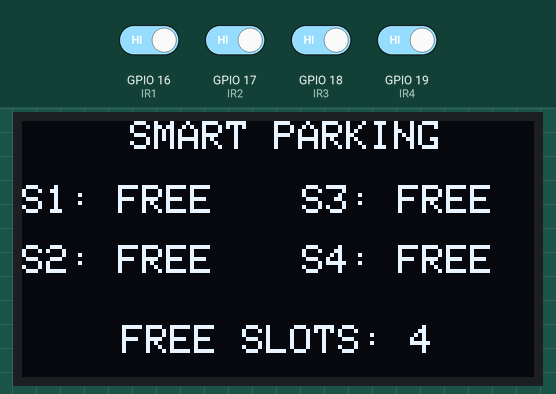
A sketch run on a simulated ESP32. Shown: 128×64 one-colour display. The inputs (shaded band) are chosen by the test bench; at power-on: GPIO 16 (IR1), GPIO 17 (IR2), GPIO 18 (IR3), GPIO 19 (IR4) HIGH. WiFi joins after 1.5 s; servers stay silent unless stated; what the sketch prints to the serial monitor is not drawn.

Above: at 6.0 s.
6.1 s: GPIO 16 (IR1) driven LOW
At 7.5 s:
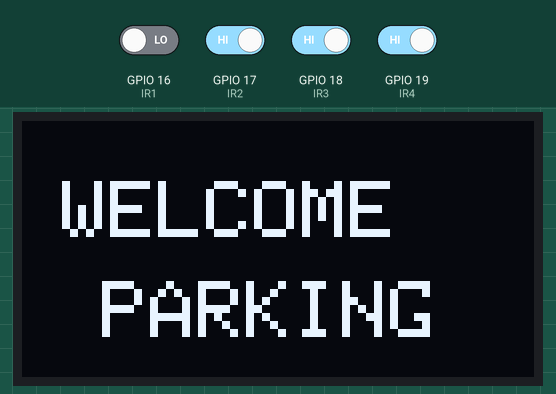
7.9 s: GPIO 16 (IR1) driven HIGH
10.9 s: GPIO 17 (IR2) driven LOW
At 15.8 s:
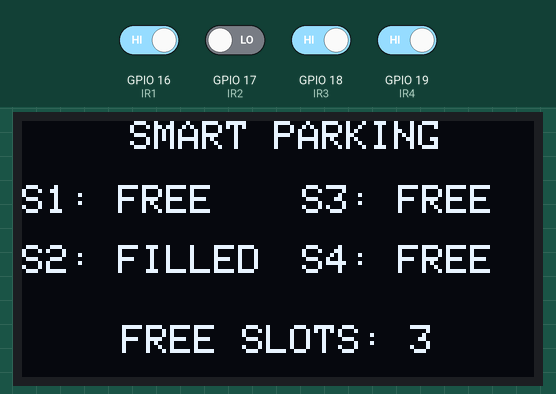
Timing chart, 0 to 17.3 s (numbered marks = the images above; inputs shaded):
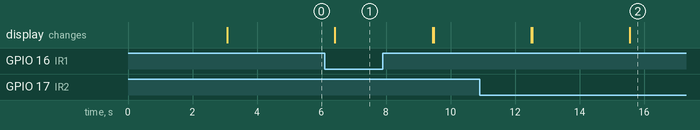

Measured:
- after the input at 6.1 s, the display: changes after 0.32 s (image 1)

The sketch:

Parking_Blynk_IoT.ino
```cpp
// =====================================================
// BLYNK SETTINGS
// =====================================================

#define BLYNK_TEMPLATE_ID "TMPL3EYwRHZEc"
#define BLYNK_TEMPLATE_NAME "Smart Parking"
#define BLYNK_AUTH_TOKEN "jYPsxBXoh-7D02wA4PGH1lm_VvewN95F"


#define BLYNK_PRINT Serial

// =====================================================
// LIBRARIES
// =====================================================

#include <WiFi.h>
#include <BlynkSimpleEsp32.h>

#include <Wire.h>
#include <Adafruit_GFX.h>
#include <Adafruit_SSD1306.h>

// =====================================================
// WIFI SETTINGS
// =====================================================

char ssid[] = "NTRguna";
char pass[] = "Guna@8688";

// =====================================================
// BLYNK VIRTUAL PINS
// =====================================================

#define VPIN_SLOT1 V0
#define VPIN_SLOT2 V1
#define VPIN_SLOT3 V2
#define VPIN_SLOT4 V3
#define VPIN_FREE_SLOTS V4

BlynkTimer timer;

// =====================================================
// OLED SETTINGS
// =====================================================

#define SCREEN_WIDTH 128
#define SCREEN_HEIGHT 64

#define OLED_RESET -1
#define OLED_ADDRESS 0x3C

// OLED I2C pins
#define OLED_SDA 21
#define OLED_SCL 22

Adafruit_SSD1306 display(
  SCREEN_WIDTH,
  SCREEN_HEIGHT,
  &Wire,
  OLED_RESET
);

// =====================================================
// IR SENSOR PINS
// =====================================================

#define IR1 16
#define IR2 17
#define IR3 18
#define IR4 19

// =====================================================
// PARKING STATUS
// =====================================================

bool slot1;
bool slot2;
bool slot3;
bool slot4;

bool previousSlot1;
bool previousSlot2;
bool previousSlot3;
bool previousSlot4;

// =====================================================
// READ IR SENSORS
// =====================================================

void readSensors() {

  // Most IR sensors:
  // LOW  = Object detected / FILLED
  // HIGH = No object / FREE

  slot1 = (digitalRead(IR1) == LOW);
  slot2 = (digitalRead(IR2) == LOW);
  slot3 = (digitalRead(IR3) == LOW);
  slot4 = (digitalRead(IR4) == LOW);
}

// =====================================================
// GET FREE SLOT COUNT
// =====================================================

int getFreeSlots() {

  int freeSlots = 0;

  if (!slot1) freeSlots++;
  if (!slot2) freeSlots++;
  if (!slot3) freeSlots++;
  if (!slot4) freeSlots++;

  return freeSlots;
}

// =====================================================
// UPDATE BLYNK
// =====================================================

void updateBlynk() {

  // 0 = FREE
  // 1 = FILLED / OCCUPIED

  Blynk.virtualWrite(
    VPIN_SLOT1,
    slot1 ? 1 : 0
  );

  Blynk.virtualWrite(
    VPIN_SLOT2,
    slot2 ? 1 : 0
  );

  Blynk.virtualWrite(
    VPIN_SLOT3,
    slot3 ? 1 : 0
  );

  Blynk.virtualWrite(
    VPIN_SLOT4,
    slot4 ? 1 : 0
  );

  // Number of available parking slots

  Blynk.virtualWrite(
    VPIN_FREE_SLOTS,
    getFreeSlots()
  );

  Serial.println("Blynk updated.");
}

// =====================================================
// WELCOME SCREEN
// =====================================================

void showWelcome() {

  display.clearDisplay();

  display.setTextColor(SSD1306_WHITE);

  display.setTextSize(2);

  display.setCursor(10, 15);
  display.println("WELCOME");

  display.setCursor(20, 40);
  display.println("PARKING");

  display.display();

  delay(3000);
}

// =====================================================
// PARKING STATUS SCREEN
// =====================================================

void showParkingStatus() {

  int freeSlots = getFreeSlots();

  display.clearDisplay();

  // -----------------------------
  // TITLE
  // -----------------------------

  display.setTextSize(1);

  display.setCursor(27, 0);
  display.println("SMART PARKING");

  // -----------------------------
  // SLOT 1
  // -----------------------------

  display.setCursor(0, 16);

  display.print("S1: ");

  if (slot1) {
    display.print("FILLED");
  }
  else {
    display.print("FREE");
  }

  // -----------------------------
  // SLOT 3
  // -----------------------------

  display.setCursor(70, 16);

  display.print("S3: ");

  if (slot3) {
    display.print("FILLED");
  }
  else {
    display.print("FREE");
  }

  // -----------------------------
  // SLOT 2
  // -----------------------------

  display.setCursor(0, 31);

  display.print("S2: ");

  if (slot2) {
    display.print("FILLED");
  }
  else {
    display.print("FREE");
  }

  // -----------------------------
  // SLOT 4
  // -----------------------------

  display.setCursor(70, 31);

  display.print("S4: ");

  if (slot4) {
    display.print("FILLED");
  }
  else {
    display.print("FREE");
  }

  // -----------------------------
  // FREE SLOT COUNT
  // -----------------------------

  display.setCursor(25, 51);

  display.print("FREE SLOTS: ");
  display.print(freeSlots);

  display.display();
}

// =====================================================
// CHECK STATUS CHANGE
// =====================================================

bool statusChanged() {

  if (slot1 != previousSlot1) {
    return true;
  }

  if (slot2 != previousSlot2) {
    return true;
  }

  if (slot3 != previousSlot3) {
    return true;
  }

  if (slot4 != previousSlot4) {
    return true;
  }

  return false;
}

// =====================================================
// SAVE CURRENT STATUS
// =====================================================

void saveCurrentStatus() {

  previousSlot1 = slot1;
  previousSlot2 = slot2;
  previousSlot3 = slot3;
  previousSlot4 = slot4;
}

// =====================================================
// CONNECT TO WIFI + BLYNK
// =====================================================

void connectBlynk() {

  Serial.println();
  Serial.println("Connecting to WiFi...");

  Blynk.begin(
    BLYNK_AUTH_TOKEN,
    ssid,
    pass
  );

  Serial.println();
  Serial.println("Blynk connected.");

  Serial.print("IP Address: ");
  Serial.println(WiFi.localIP());
}

// =====================================================
// CHECK PARKING STATUS
// =====================================================

void checkParkingStatus() {

  // Read sensors

  readSensors();

  // Check if any slot changed

  if (statusChanged()) {

    Serial.println();
    Serial.println("================================");
    Serial.println("PARKING STATUS CHANGED");
    Serial.println("================================");

    // Save new status

    saveCurrentStatus();

    // -------------------------------------------------
    // OLED: Show welcome
    // -------------------------------------------------

    showWelcome();

    // -------------------------------------------------
    // OLED: Show updated parking status
    // -------------------------------------------------

    showParkingStatus();

    // -------------------------------------------------
    // BLYNK: Send updated status
    // -------------------------------------------------

    updateBlynk();
  }
}

// =====================================================
// SETUP
// =====================================================

void setup() {

  Serial.begin(115200);

  // ===================================================
  // IR SENSOR SETUP
  // ===================================================

  pinMode(IR1, INPUT);
  pinMode(IR2, INPUT);
  pinMode(IR3, INPUT);
  pinMode(IR4, INPUT);

  // ===================================================
  // OLED SETUP
  // ===================================================

  Wire.begin(
    OLED_SDA,
    OLED_SCL
  );

  if (!display.begin(
        SSD1306_SWITCHCAPVCC,
        OLED_ADDRESS
      )) {

    Serial.println("OLED NOT FOUND");

    while (true) {
      delay(100);
    }
  }

  Serial.println("OLED READY");

  // ===================================================
  // INITIAL SENSOR STATUS
  // ===================================================

  readSensors();

  saveCurrentStatus();

  // ===================================================
  // WELCOME SCREEN
  // ===================================================

  showWelcome();

  // ===================================================
  // SHOW INITIAL PARKING STATUS
  // ===================================================

  showParkingStatus();

  // ===================================================
  // CONNECT TO BLYNK
  // ===================================================

  connectBlynk();

  // ===================================================
  // SEND INITIAL STATUS TO BLYNK
  // ===================================================

  updateBlynk();

  // ===================================================
  // CHECK SENSORS EVERY 500ms
  // ===================================================

  timer.setInterval(
    500L,
    checkParkingStatus
  );

  Serial.println();
  Serial.println("================================");
  Serial.println("SMART PARKING SYSTEM STARTED");
  Serial.println("================================");
}

// =====================================================
// LOOP
// =====================================================

void loop() {

  // Keep Blynk connected

  Blynk.run();

  // Run timer

  timer.run();
}
```
